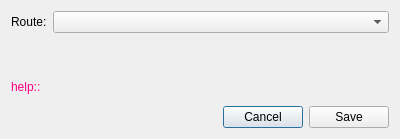
<?xml version="1.0" encoding="UTF-8"?>
<ui version="4.0">
 <class>DialogRenameRoute</class>
 <widget class="QDialog" name="DialogRenameRoute">
  <property name="geometry">
   <rect>
    <x>0</x>
    <y>0</y>
    <width>400</width>
    <height>139</height>
   </rect>
  </property>
  <property name="windowTitle">
   <string>Modify Route</string>
  </property>
  <property name="toolTip">
   <string>&lt;html&gt;&lt;head/&gt;&lt;body&gt;&lt;p&gt;Use this dialog to modify a route's properties that apply to all the route segments.&lt;/p&gt;&lt;/body&gt;&lt;/html&gt;</string>
  </property>
  <layout class="QGridLayout" name="gridLayout">
   <item row="0" column="0">
    <layout class="QHBoxLayout" name="horizontalLayout_2">
     <item>
      <widget class="QLabel" name="label">
       <property name="text">
        <string>Route:</string>
       </property>
      </widget>
     </item>
     <item>
      <widget class="QComboBox" name="cbRoutes">
       <property name="sizePolicy">
        <sizepolicy hsizetype="Expanding" vsizetype="Fixed">
         <horstretch>0</horstretch>
         <verstretch>0</verstretch>
        </sizepolicy>
       </property>
      </widget>
     </item>
    </layout>
   </item>
   <item row="1" column="0">
    <widget class="RouteNameWidget" name="rnw" native="true"/>
   </item>
   <item row="2" column="0">
    <widget class="QLabel" name="lblHelp">
     <property name="palette">
      <palette>
       <active>
        <colorrole role="WindowText">
         <brush brushstyle="SolidPattern">
          <color alpha="255">
           <red>255</red>
           <green>0</green>
           <blue>127</blue>
          </color>
         </brush>
        </colorrole>
       </active>
       <inactive>
        <colorrole role="WindowText">
         <brush brushstyle="SolidPattern">
          <color alpha="255">
           <red>255</red>
           <green>0</green>
           <blue>127</blue>
          </color>
         </brush>
        </colorrole>
       </inactive>
       <disabled>
        <colorrole role="WindowText">
         <brush brushstyle="SolidPattern">
          <color alpha="255">
           <red>159</red>
           <green>158</green>
           <blue>158</blue>
          </color>
         </brush>
        </colorrole>
       </disabled>
      </palette>
     </property>
     <property name="text">
      <string>help::</string>
     </property>
    </widget>
   </item>
   <item row="3" column="0">
    <layout class="QHBoxLayout" name="horizontalLayout">
     <item>
      <spacer name="horizontalSpacer">
       <property name="orientation">
        <enum>Qt::Horizontal</enum>
       </property>
       <property name="sizeHint" stdset="0">
        <size>
         <width>40</width>
         <height>20</height>
        </size>
       </property>
      </spacer>
     </item>
     <item>
      <widget class="QPushButton" name="btnCancel">
       <property name="text">
        <string>Cancel</string>
       </property>
      </widget>
     </item>
     <item>
      <widget class="QPushButton" name="btnSave">
       <property name="text">
        <string>Save</string>
       </property>
      </widget>
     </item>
    </layout>
   </item>
  </layout>
 </widget>
 <customwidgets>
  <customwidget>
   <class>RouteNameWidget</class>
   <extends>QWidget</extends>
   <header>routenamewidget.h</header>
   <container>1</container>
  </customwidget>
 </customwidgets>
 <resources/>
 <connections/>
</ui>
